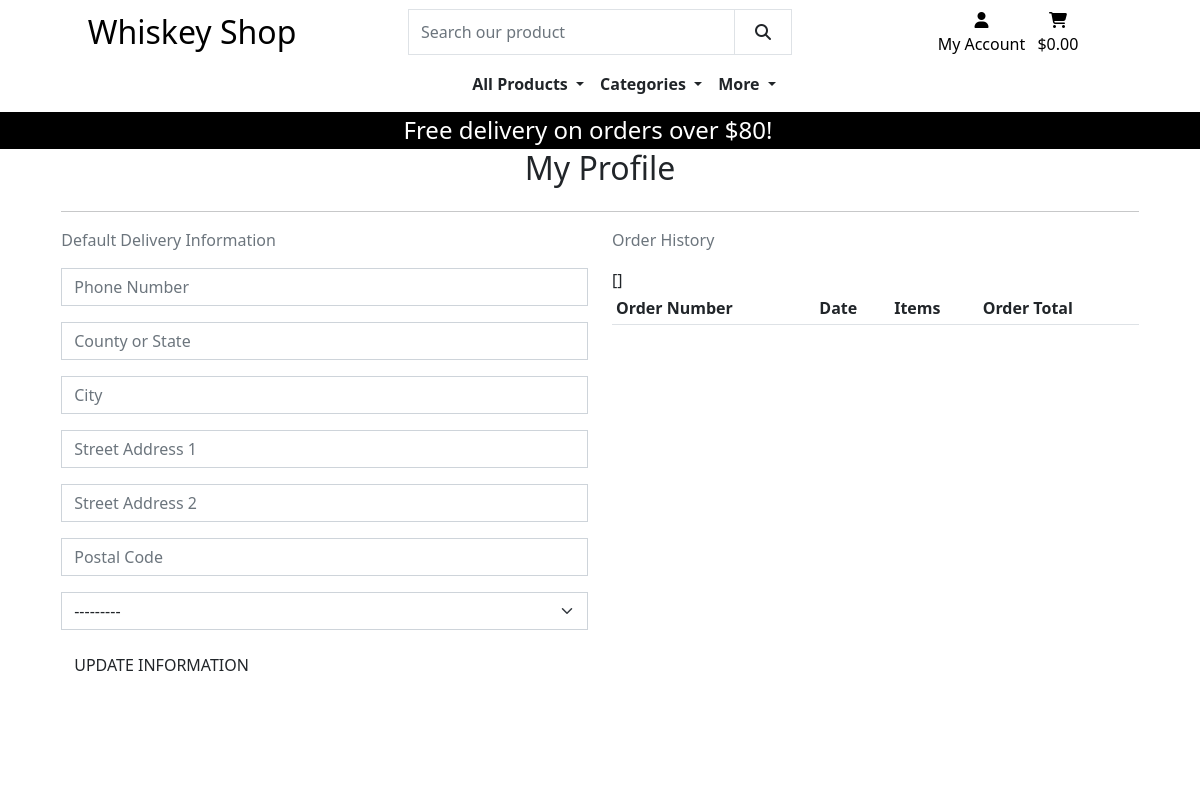
The page /profile/ (signed in) on the database as committed earlier.
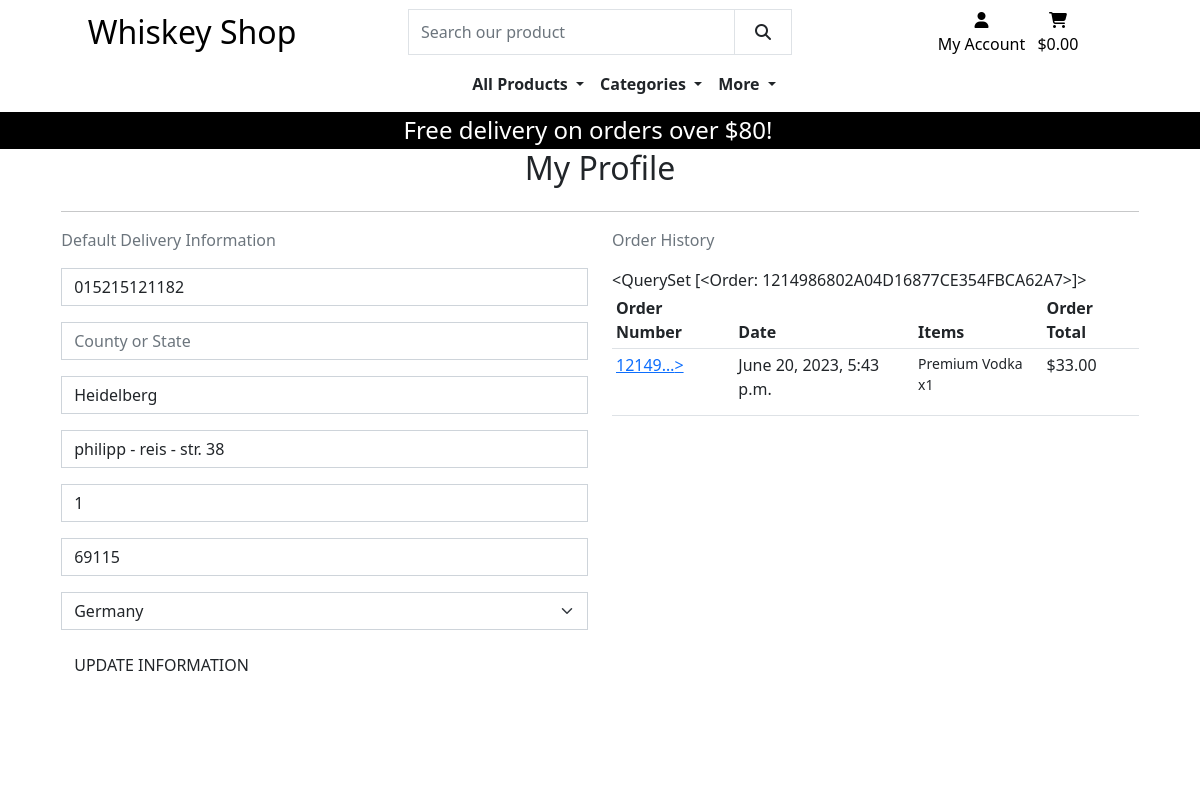
The same page on the database as committed later.
### profiles/models.py (models this page shows, shortened)
class UserProfile(models.Model):
    user = models.OneToOneField(User, on_delete=models.CASCADE)
    default_phone_number = models.CharField(max_length=20, null=True,
                                            blank=True)
    default_county = models.CharField(max_length=80, null=True, blank=True)
    default_city = models.CharField(max_length=40, null=True, blank=True)
    default_street_address1 = models.CharField(max_length=80, null=True,
                                               blank=True)
    default_street_address2 = models.CharField(max_length=80, null=True,
                                               blank=True)
    default_postcode = models.CharField(max_length=20, null=True, blank=True)
    default_country = CountryField(blank_label='Country', null=True,
                                   blank=True)

### checkout/models.py (models this page shows, shortened)
class Order(models.Model):
    order_number = models.CharField(max_length=32, null=False, editable=False)
    user_name = models.ForeignKey(UserProfile, on_delete=models.SET_NULL,
                                  null=True, blank=True, related_name='orders')
    full_name = models.CharField(max_length=50, null=False, blank=False)
    email = models.EmailField(max_length=254, null=False, blank=False)
    phone_number = models.CharField(max_length=20, null=False, blank=False)
    country = CountryField(blank_label='Country *', null=False, blank=False)
    county = models.CharField(max_length=80, null=True, blank=True)
    city = models.CharField(max_length=80, null=True, blank=True)
    postcode = models.CharField(max_length=20, null=True, blank=True)
    street_address1 = models.CharField(max_length=80, null=False, blank=False)
    street_address2 = models.CharField(max_length=80, null=True, blank=True)
    date = models.DateTimeField(auto_now_add=True)
    delivery_cost = models.DecimalField(max_digits=6, decimal_places=2, null=False, default=0)
    order_total = models.DecimalField(max_digits=10, decimal_places=2, null=False, default=0)
    grand_total = models.DecimalField(max_digits=10, decimal_places=2, null=False, default=0)
    original_bag = models.TextField(null=False, blank=False, default='')
    stripe_pid = models.CharField(max_length=200, null=False, blank=False, default='')
    def __str__(self):
        return self.order_number

class OrderLineItem(models.Model):
    order = models.ForeignKey(Order, null=False, blank=False, on_delete=models.CASCADE, related_name='lineitems')
    product = models.ForeignKey(Product, null=False, blank=False, on_delete=models.CASCADE)
    product_flavor = models.CharField(max_length=2, null=True, blank=True)
    quantity = models.IntegerField(null=False, blank=False, default=0)
    lineitem_total = models.DecimalField(max_digits=6, decimal_places=2, null=False, blank=False, editable=False)

### products/models.py (models this page shows, shortened)
class Product(models.Model):
    category = models.ForeignKey('Category', null=True, blank=True, on_delete=models.SET_NULL)
    sku = models.CharField(max_length=254, null=True, blank=True)
    name = models.CharField(max_length=254)
    description = models.TextField()
    price = models.DecimalField(max_digits=6, decimal_places=2)
    rating = models.DecimalField(max_digits=6, decimal_places=2, null=True, blank=True)
    image = models.ImageField(null=True, blank=True)
    has_other_flavors = models.BooleanField(default=False, null=True, blank=True)
    customized_message = models.BooleanField(default=False, null=True, blank=True)

### profiles/views.py (the view)
# urls.py: path('', views.profile, name='profile'),
def profile(request):
    try:
        profile = UserProfile.objects.get(user=request.user)
    except UserProfile.DoesNotExist:
        profile = None
    if request.method == 'POST':
        form = UserProfileForm(request.POST, instance=profile)
        if form.is_valid():
            form.save()
            messages.success(request, 'Profile updated successfully')
    else:
        form = UserProfileForm(instance=profile)
    template = 'profiles/profile.html'
    context = {
        'form': form,
        'orders': profile.orders.all() if profile else [],
        'on_profile_page': True
    }
    return render(request, template, context)

### profiles/forms.py
class UserProfileForm(forms.ModelForm):
    class Meta:
        model = UserProfile
        exclude = ('user',)
    def __init__(self, *args, **kwargs):
        super().__init__(*args, **kwargs)
        placeholders = {
            'default_phone_number': 'Phone Number',
            'default_county': 'County or State',
            'default_city': 'City',
            'default_postcode': 'Postal Code',
            'default_street_address1': 'Street Address 1',
            'default_street_address2': 'Street Address 2',
        }
        self.fields['default_phone_number'].widget.attrs['autofocus'] = True
        for field in self.fields:
            if field != 'default_country':
                if self.fields[field].required:
                    placeholder = f'{placeholders[field]} *'
                else:
                    placeholder = placeholders[field]
                self.fields[field].widget.attrs['placeholder'] = placeholder
            self.fields[field].widget.attrs['class'] = 'border-black rounded-0 profile-form-input'
            self.fields[field].label = False

### bag/contexts.py (called while the page is built, shortened)
def bag_contents(request):
    bag_items = []
    total = 0
    product_count = 0
    bag = request.session.get('bag', {})
    if total < settings.FREE_DELIVERY_THRESHOLD:
        delivery = total * Decimal(settings.STANDARD_DELIVERY_PERCENTAGE / 100)
        free_delivery_delta = settings.FREE_DELIVERY_THRESHOLD - total
    else:
        delivery = 0
        free_delivery_delta = 0
    grand_total = delivery + total
    context = {
        'bag_items': bag_items,
        'total': total,
        'product_count': product_count,
        'delivery': delivery,
        'free_delivery_delta': free_delivery_delta,
        'free_delivery_threshold': settings.FREE_DELIVERY_THRESHOLD,
        'grand_total': grand_total,
    }
    return context

### profiles/templates/profiles/profile.html (shortened to what this page needs)
{% extends "base.html" %}
{% load static %}
{% block extra_css %}
    <link rel="stylesheet" href="{% static 'profiles/css/profile.css' %}">
{% endblock %}
{% block content %}
<div class="overlay"></div>
<div class="container">
    <div class="row">
        <div class="col">
            <h2 class="mb-4 text-center">My Profile</h2>
            <hr>
        </div>
    </div>
    <div class="row">
        <div class="col-12 col-lg-6">
            <p class="text-muted">Default Delivery Information</p>
            <form action="{% url 'profile' %}" class="mt-3" method="POST" id="profile-update-form">
                {{ form|crispy }}
                <button class="btn btn-black rounded-0 text-uppercase float-right">Update Information</button>
            </form>
        </div>
        <div class="col-12 col-lg-6">
            <p class="text-muted">Order History</p>
                {{ orders }}
                <div class="order-history">
                    <table class="table table-sm">
                        <thead>
                            <tr>
                                <th>Order Number</th>
                                <th>Date</th>
                                <th>Items</th>
                                <th>Order Total</th>
                            </tr>
                        </thead>
                        <tbody>
                            {% for order in orders %}
                            <tr>
                                <td>
                                    <a href="{% url 'order_history' order.order_number %}"
                                    title="{{ order.order_number }}">
                                        {{ order.order_number|truncatechars:6 }}>
                                    </a>
                                </td>
                                <td>{{ order.date }}</td>
                                <td>
                                    <ul class="list-unstyled">
                                        {% for item in order.lineitems.all %}
                                            <li class="small">
                                                {{ item.product.name }} x{{ item.quantity }}
                                            </li>
                                        {% endfor %}
                                    </ul>
                                </td>
                                <td>${{ order.grand_total }}</td>
                                </tr>
                            {% endfor %}
                        </tbody>
                    </table>
                </div>
        </div>
    </div>
{% endblock %}

### templates/base.html (shortened to what this page needs)
{% load static %}
<!doctype html>
<html lang="en">
  <head>
    {% block corecss %}
        <link href="https://cdn.jsdelivr.net/npm/bootstrap@5.2.3/dist/css/bootstrap.min.css" rel="stylesheet">
        <link rel="stylesheet" href="{% static 'css/base.css' %}">
    {% endblock %}
    {% block extra_css %}
    {% endblock %}
  </head>
  <body>
    <div class="row bg-white pt-lg-2 d-flex" id="top-nav">
      <div class="col-12 col-lg-4 my-auto py-1 py-lg-0 text-center text-lg-left d-sm-none d-md-block d-none d-sm-block">
          <a href="{% url 'home' %}" class="nav-link main-logo-ling">
            <h2 class="logo-font text-black my-0">Whiskey Shop</h2>
          </a>
        </div>
        <div class="col-12 col-lg-4 my-auto py-1 py-lg-0 d-sm-none d-md-block d-none d-sm-block">
          <form action="{% url 'products' %}" method="get">
            <div class="input-group w-100">
              <input type="text" class="border-black rounded-0 border form-control" name="q" placeholder="Search our product">
              <div class="input-group-append">
                <button class="form-control btn btn-black border border-black rounded-0" type="submit">
                  <span class="icon">
                    <i class="fa-solid fa-magnifying-glass"></i>
                  </span>
                </button>
              </div>
            </div>
          </form>
        </div>
        <div class="col-12 col-lg-4 my-auto py-1 py-lg-0 d-sm-none d-md-block d-none d-sm-block">
          <ul class="list-inline list-unstyled text-center text-lg-right my-0">
            <li class="list-inline-item dropdown">
                <a class="text-black nav-link" href="#" id="user-options" data-bs-toggle="dropdown" aria-haspopup="true" aria-expanded="false">
                    <div class="text-center">
                        <div><i class="fa-solid fa-user"></i></div>
                        <p class="my-0">My Account</p>
                    </div>
                </a>
            </li>
            <li class="list-inline-item">
              <a class="{% if grand_total %}text-info font-weight-bold{% else %}text-black{% endif %} nav-link" href="{% url 'view_bag' %}">
                  <div class="text-center">
                      <div><i class="fa-solid fa-cart-shopping"></i></div>
                      <p class="my-0">
                          {% if grand_total %}
                              ${{ grand_total|floatformat:2 }}
                          {% else %}
                              $0.00
                          {% endif %}
                      </p>
                  </div>
              </a>
            </li>
          </ul>
      </div>
      <div class="row bg-white">
        <nav class="navbar navbar-expand-lg navbar-light w-100 ms-4">
            {% include 'includes/main-nav.html' %}
        </nav>
    </div>
    <div id="delivery-banner" class="row text-center bg-black">
      <div class="col text-white">
          <h4 class="logo-font my-1">Free delivery on orders over ${{ free_delivery_threshold }}!</h4>
      </div>
  </div>
    {% block content %}
    {% endblock %}
  </body>
</html>

### templates/includes/main-nav.html (shortened to what this page needs)
<div class="container-fluid">
<div class="collapse navbar-collapse" id="main-nav">
  <ul class="navbar-nav me-auto mb-2 mb-lg-0 mx-auto">
    <li class="nav-item dropdown">
      <a class="nav-link dropdown-toggle text-dark" href="#" id="all-products-link" role="button" data-bs-toggle="dropdown" aria-expanded="false">
        All Products
      </a>
    </li>
    <li class="nav-item dropdown">
      <a class="nav-link dropdown-toggle text-dark" href="#" id="categories-link" role="button" data-bs-toggle="dropdown" aria-expanded="false" aria-haspopup="true">
        Categories
      </a>
    </li>
    <li class="nav-item dropdown">
      <a class="nav-link dropdown-toggle text-dark" href="#" id="more-info-link" role="button" data-bs-toggle="dropdown" aria-expanded="false" aria-haspopup="true">
        More
      </a>
    </li>
  </ul>
</div>
</div>

### static/css/base.css (style rules this page uses)
html, body { height: 100%; margin: 0; }
.icon { align-items: center; display: inline-flex; justify-content: center; height: 2rem; width: 2rem; border-radius: 50%; }
@media (min-width: 1200px) { .container { max-width: 90%; } }
.navbar-nav a { color: #000000; font-weight: bold; text-decoration: none; padding: 0.5rem 1rem; transition: color 0.3s ease; }
.overlay { height: 100%; width: 100%; top: 0; left: 0; position: fixed; background: white; z-index: -1; }

Rows that differ between the two databases and show on the page:
added UserProfile: default_phone_number "015215121182", default_city "Heidelberg", default_street_address1 "philipp - reis - str. 38", default_street_address2 "1", default_postcode "69115", default_country "Germany", id.order_number "<QuerySet [<Order: 1214986802A04D16877CE354FBCA62A7>]>"
added Order: order_number "12149…", date "June 20, 2023, 5:43 p.m.", grand_total "33.00"
added OrderLineItem: product.name "Premium Vodka", quantity "1"
Other text that changed with them:
form field default_country: "---------" → (not shown)
{{ orders }}: "[]" → (not shown)
